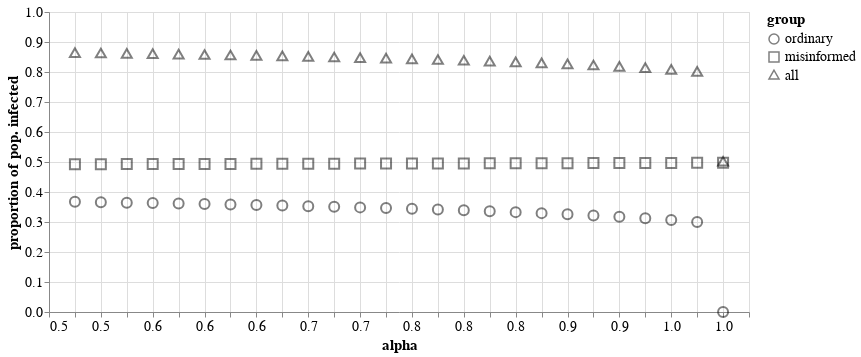

The notebook cell this image was saved under:
### Code cell
shape_styles = {
    'ordinary' : 'circle',
    'misinformed' : 'square',
    'all' : "triangle"
}


alt.Chart(
    both_settings[both_settings['type']=='not mixed'],
).mark_point(size = 100, color='black', opacity=.5).encode(
    x = alt.X(
        'alpha:Q',
        axis = alt.Axis(format=".1f"),
        scale = alt.Scale(domain=(.48,1.02))
    ),
    y = alt.Y(
        "value",
        title="proportion of pop. infected",
        scale=alt.Scale(domain=(0,1))
    ),
#     color = alt.Color(
#         "type:N",
#         title='initial setting',
#         scale = alt.Scale(
#             domain = ['mixed', 'not mixed'],
#             range = ['black', 'red']
#         )
#     ),
    shape = alt.Shape(
        "variable:N",
        title="group",
        scale=alt.Scale(
            domain=list(shape_styles.keys()),
            range=list(shape_styles.values()),
        )
    )
).properties(width=700).configure_axis(
    titleFontSize=15,
    labelFontSize=14,
    labelAngle=0
).configure_legend(
    titleFontSize=15,
    labelFontSize=14
).display(
    scale = 2
)

### Figure 1 — Vega-Lite specification as saved in the notebook (floating-point values rounded to 4 significant figures)
{"config": {"view": {"continuousWidth": 400, "continuousHeight": 300}, "axis": {"labelAngle": 0, "labelFontSize": 14, "titleFontSize": 15}, "legend": {"labelFontSize": 14, "titleFontSize": 15}}, "data": {"name": "data-56f742f8f7b849d1159e1b44708376bb"}, "mark": {"type": "point", "color": "black", "opacity": 0.5, "size": 100}, "encoding": {"shape": {"field": "variable", "scale": {"domain": ["ordinary", "misinformed", "all"], "range": ["circle", "square", "triangle"]}, "title": "group", "type": "nominal"}, "x": {"axis": {"format": ".1f"}, "field": "alpha", "scale": {"domain": [0.48, 1.02]}, "type": "quantitative"}, "y": {"field": "value", "scale": {"domain": [0, 1]}, "title": "proportion of pop. infected", "type": "quantitative"}}, "width": 700, "$schema": "https://vega.github.io/schema/vega-lite/v4.17.0.json", "datasets": {"data-56f742f8f7b849d1159e1b44708376bb": [{"alpha": 0.5, "variable": "ordinary", "value": 0.3671, "type": "not mixed"}, {"alpha": 0.52, "variable": "ordinary", "value": 0.3658, "type": "not mixed"}, {"alpha": 0.54, "variable": "ordinary", "value": 0.3644, "type": "not mixed"}, {"alpha": 0.56, "variable": "ordinary", "value": 0.363, "type": "not mixed"}, {"alpha": 0.58, "variable": "ordinary", "value": 0.3615, "type": "not mixed"}, {"alpha": 0.6, "variable": "ordinary", "value": 0.3599, "type": "not mixed"}, {"alpha": 0.62, "variable": "ordinary", "value": 0.3583, "type": "not mixed"}, {"alpha": 0.64, "variable": "ordinary", "value": 0.3565, "type": "not mixed"}, {"alpha": 0.66, "variable": "ordinary", "value": 0.3547, "type": "not mixed"}, {"alpha": 0.68, "variable": "ordinary", "value": 0.3528, "type": "not mixed"}, {"alpha": 0.7, "variable": "ordinary", "value": 0.3508, "type": "not mixed"}, {"alpha": 0.72, "variable": "ordinary", "value": 0.3487, "type": "not mixed"}, {"alpha": 0.74, "variable": "ordinary", "value": 0.3465, "type": "not mixed"}, {"alpha": 0.76, "variable": "ordinary", "value": 0.3441, "type": "not mixed"}, {"alpha": 0.78, "variable": "ordinary", "value": 0.3416, "type": "not mixed"}, {"alpha": 0.8, "variable": "ordinary", "value": 0.3389, "type": "not mixed"}, {"alpha": 0.82, "variable": "ordinary", "value": 0.336, "type": "not mixed"}, {"alpha": 0.84, "variable": "ordinary", "value": 0.3329, "type": "not mixed"}, {"alpha": 0.86, "variable": "ordinary", "value": 0.3296, "type": "not mixed"}, {"alpha": 0.88, "variable": "ordinary", "value": 0.3259, "type": "not mixed"}, {"alpha": 0.9, "variable": "ordinary", "value": 0.322, "type": "not mixed"}, {"alpha": 0.92, "variable": "ordinary", "value": 0.3176, "type": "not mixed"}, {"alpha": 0.94, "variable": "ordinary", "value": 0.3127, "type": "not mixed"}, {"alpha": 0.96, "variable": "ordinary", "value": 0.307, "type": "not mixed"}, {"alpha": 0.98, "variable": "ordinary", "value": 0.3001, "type": "not mixed"}, {"alpha": 1.0, "variable": "ordinary", "value": 0.0, "type": "not mixed"}, {"alpha": 0.5, "variable": "misinformed", "value": 0.4927, "type": "not mixed"}, {"alpha": 0.52, "variable": "misinformed", "value": 0.4929, "type": "not mixed"}, {"alpha": 0.54, "variable": "misinformed", "value": 0.493, "type": "not mixed"}, {"alpha": 0.56, "variable": "misinformed", "value": 0.4932, "type": "not mixed"}, {"alpha": 0.58, "variable": "misinformed", "value": 0.4934, "type": "not mixed"}, {"alpha": 0.6, "variable": "misinformed", "value": 0.4936, "type": "not mixed"}, {"alpha": 0.62, "variable": "misinformed", "value": 0.4937, "type": "not mixed"}, {"alpha": 0.64, "variable": "misinformed", "value": 0.4939, "type": "not mixed"}, {"alpha": 0.66, "variable": "misinformed", "value": 0.4941, "type": "not mixed"}, {"alpha": 0.68, "variable": "misinformed", "value": 0.4943, "type": "not mixed"}, {"alpha": 0.7, "variable": "misinformed", "value": 0.4945, "type": "not mixed"}, {"alpha": 0.72, "variable": "misinformed", "value": 0.4946, "type": "not mixed"}, {"alpha": 0.74, "variable": "misinformed", "value": 0.4948, "type": "not mixed"}, {"alpha": 0.76, "variable": "misinformed", "value": 0.495, "type": "not mixed"}, {"alpha": 0.78, "variable": "misinformed", "value": 0.4952, "type": "not mixed"}, {"alpha": 0.8, "variable": "misinformed", "value": 0.4954, "type": "not mixed"}, {"alpha": 0.82, "variable": "misinformed", "value": 0.4956, "type": "not mixed"}, {"alpha": 0.84, "variable": "misinformed", "value": 0.4958, "type": "not mixed"}, {"alpha": 0.86, "variable": "misinformed", "value": 0.496, "type": "not mixed"}, {"alpha": 0.88, "variable": "misinformed", "value": 0.4962, "type": "not mixed"}, {"alpha": 0.9, "variable": "misinformed", "value": 0.4964, "type": "not mixed"}, {"alpha": 0.92, "variable": "misinformed", "value": 0.4966, "type": "not mixed"}, {"alpha": 0.94, "variable": "misinformed", "value": 0.4969, "type": "not mixed"}, {"alpha": 0.96, "variable": "misinformed", "value": 0.4971, "type": "not mixed"}, {"alpha": 0.98, "variable": "misinformed", "value": 0.4973, "type": "not mixed"}, {"alpha": 1.0, "variable": "misinformed", "value": 0.4975, "type": "not mixed"}, {"alpha": 0.5, "variable": "all", "value": 0.8598, "type": "not mixed"}, {"alpha": 0.52, "variable": "all", "value": 0.8587, "type": "not mixed"}, {"alpha": 0.54, "variable": "all", "value": 0.8575, "type": "not mixed"}, {"alpha": 0.56, "variable": "all", "value": 0.8562, "type": "not mixed"}, {"alpha": 0.58, "variable": "all", "value": 0.8549, "type": "not mixed"}, {"alpha": 0.6, "variable": "all", "value": 0.8535, "type": "not mixed"}, {"alpha": 0.62, "variable": "all", "value": 0.852, "type": "not mixed"}, {"alpha": 0.64, "variable": "all", "value": 0.8505, "type": "not mixed"}, {"alpha": 0.66, "variable": "all", "value": 0.8488, "type": "not mixed"}, {"alpha": 0.68, "variable": "all", "value": 0.8471, "type": "not mixed"}, {"alpha": 0.7, "variable": "all", "value": 0.8453, "type": "not mixed"}, {"alpha": 0.72, "variable": "all", "value": 0.8434, "type": "not mixed"}, {"alpha": 0.74, "variable": "all", "value": 0.8413, "type": "not mixed"}, {"alpha": 0.76, "variable": "all", "value": 0.8391, "type": "not mixed"}, {"alpha": 0.78, "variable": "all", "value": 0.8368, "type": "not mixed"}, {"alpha": 0.8, "variable": "all", "value": 0.8343, "type": "not mixed"}, {"alpha": 0.82, "variable": "all", "value": 0.8316, "type": "not mixed"}, {"alpha": 0.84, "variable": "all", "value": 0.8287, "type": "not mixed"}, {"alpha": 0.86, "variable": "all", "value": 0.8256, "type": "not mixed"}, {"alpha": 0.88, "variable": "all", "value": 0.8221, "type": "not mixed"}, {"alpha": 0.9, "variable": "all", "value": 0.8184, "type": "not mixed"}, {"alpha": 0.92, "variable": "all", "value": 0.8142, "type": "not mixed"}, {"alpha": 0.94, "variable": "all", "value": 0.8095, "type": "not mixed"}, {"alpha": 0.96, "variable": "all", "value": 0.8041, "type": "not mixed"}, {"alpha": 0.98, "variable": "all", "value": 0.7974, "type": "not mixed"}, {"alpha": 1.0, "variable": "all", "value": 0.4975, "type": "not mixed"}]}}
